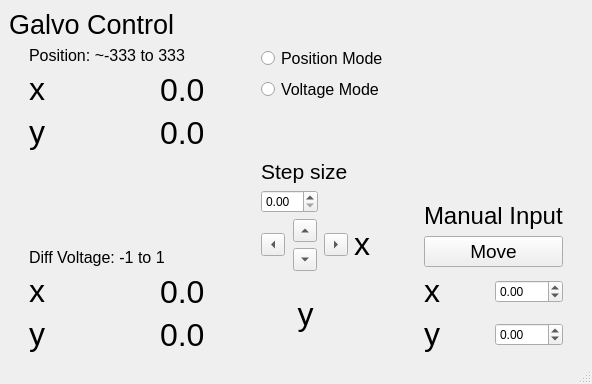
<?xml version="1.0" encoding="UTF-8"?>
<ui version="4.0">
 <class>MainWindow</class>
 <widget class="QMainWindow" name="MainWindow">
  <property name="geometry">
   <rect>
    <x>0</x>
    <y>0</y>
    <width>592</width>
    <height>384</height>
   </rect>
  </property>
  <property name="windowTitle">
   <string>Galvo Control</string>
  </property>
  <widget class="QWidget" name="centralwidget">
   <layout class="QVBoxLayout" name="verticalLayout_8">
    <item>
     <widget class="QLabel" name="label_14">
      <property name="font">
       <font>
        <pointsize>20</pointsize>
       </font>
      </property>
      <property name="text">
       <string>Galvo Control</string>
      </property>
      <property name="margin">
       <number>20</number>
      </property>
     </widget>
    </item>
    <item>
     <layout class="QHBoxLayout" name="horizontalLayout_3">
      <property name="leftMargin">
       <number>20</number>
      </property>
      <property name="rightMargin">
       <number>20</number>
      </property>
      <item>
       <layout class="QVBoxLayout" name="verticalLayout_3">
        <property name="rightMargin">
         <number>50</number>
        </property>
        <item>
         <layout class="QVBoxLayout" name="verticalLayout">
          <item>
           <widget class="QLabel" name="label">
            <property name="font">
             <font>
              <pointsize>12</pointsize>
             </font>
            </property>
            <property name="text">
             <string>Position: ~-333 to 333</string>
            </property>
           </widget>
          </item>
          <item>
           <layout class="QHBoxLayout" name="horizontalLayout_11">
            <item>
             <layout class="QVBoxLayout" name="verticalLayout_13">
              <item>
               <widget class="QLabel" name="xVal_11">
                <property name="font">
                 <font>
                  <pointsize>24</pointsize>
                 </font>
                </property>
                <property name="text">
                 <string>&lt;html&gt;&lt;head/&gt;&lt;body&gt;&lt;p&gt;x&lt;/p&gt;&lt;/body&gt;&lt;/html&gt;</string>
                </property>
               </widget>
              </item>
              <item>
               <widget class="QLabel" name="xVal_12">
                <property name="font">
                 <font>
                  <pointsize>24</pointsize>
                 </font>
                </property>
                <property name="text">
                 <string>&lt;html&gt;&lt;head/&gt;&lt;body&gt;&lt;p&gt;y&lt;/p&gt;&lt;/body&gt;&lt;/html&gt;</string>
                </property>
               </widget>
              </item>
             </layout>
            </item>
            <item>
             <spacer name="horizontalSpacer_5">
              <property name="orientation">
               <enum>Qt::Horizontal</enum>
              </property>
              <property name="sizeHint" stdset="0">
               <size>
                <width>40</width>
                <height>20</height>
               </size>
              </property>
             </spacer>
            </item>
            <item>
             <layout class="QVBoxLayout" name="verticalLayout_14">
              <item>
               <widget class="QLabel" name="galvoXVal">
                <property name="font">
                 <font>
                  <pointsize>24</pointsize>
                 </font>
                </property>
                <property name="text">
                 <string>0.0</string>
                </property>
               </widget>
              </item>
              <item>
               <widget class="QLabel" name="galvoYVal">
                <property name="font">
                 <font>
                  <pointsize>24</pointsize>
                 </font>
                </property>
                <property name="text">
                 <string>0.0</string>
                </property>
               </widget>
              </item>
             </layout>
            </item>
           </layout>
          </item>
         </layout>
        </item>
        <item>
         <spacer name="verticalSpacer">
          <property name="orientation">
           <enum>Qt::Vertical</enum>
          </property>
          <property name="sizeHint" stdset="0">
           <size>
            <width>20</width>
            <height>40</height>
           </size>
          </property>
         </spacer>
        </item>
        <item>
         <layout class="QVBoxLayout" name="verticalLayout_2">
          <item>
           <widget class="QLabel" name="label_2">
            <property name="font">
             <font>
              <pointsize>12</pointsize>
             </font>
            </property>
            <property name="text">
             <string>Diff Voltage: -1 to 1</string>
            </property>
           </widget>
          </item>
          <item>
           <layout class="QHBoxLayout" name="horizontalLayout_12">
            <item>
             <layout class="QVBoxLayout" name="verticalLayout_15">
              <item>
               <widget class="QLabel" name="xVal_13">
                <property name="font">
                 <font>
                  <pointsize>24</pointsize>
                 </font>
                </property>
                <property name="text">
                 <string>&lt;html&gt;&lt;head/&gt;&lt;body&gt;&lt;p&gt;x&lt;/p&gt;&lt;/body&gt;&lt;/html&gt;</string>
                </property>
               </widget>
              </item>
              <item>
               <widget class="QLabel" name="xVal_14">
                <property name="font">
                 <font>
                  <pointsize>24</pointsize>
                 </font>
                </property>
                <property name="text">
                 <string>&lt;html&gt;&lt;head/&gt;&lt;body&gt;&lt;p&gt;y&lt;/p&gt;&lt;/body&gt;&lt;/html&gt;</string>
                </property>
               </widget>
              </item>
             </layout>
            </item>
            <item>
             <spacer name="horizontalSpacer_6">
              <property name="orientation">
               <enum>Qt::Horizontal</enum>
              </property>
              <property name="sizeHint" stdset="0">
               <size>
                <width>60</width>
                <height>20</height>
               </size>
              </property>
             </spacer>
            </item>
            <item>
             <layout class="QVBoxLayout" name="verticalLayout_16">
              <item>
               <widget class="QLabel" name="galvoXVolt">
                <property name="font">
                 <font>
                  <pointsize>24</pointsize>
                 </font>
                </property>
                <property name="text">
                 <string>0.0</string>
                </property>
               </widget>
              </item>
              <item>
               <widget class="QLabel" name="galvoYVolt">
                <property name="font">
                 <font>
                  <pointsize>24</pointsize>
                 </font>
                </property>
                <property name="text">
                 <string>0.0</string>
                </property>
               </widget>
              </item>
             </layout>
            </item>
           </layout>
          </item>
         </layout>
        </item>
       </layout>
      </item>
      <item>
       <layout class="QVBoxLayout" name="verticalLayout_6">
        <property name="rightMargin">
         <number>30</number>
        </property>
        <item>
         <layout class="QVBoxLayout" name="verticalLayout_5">
          <item>
           <widget class="QRadioButton" name="posButton">
            <property name="font">
             <font>
              <pointsize>12</pointsize>
             </font>
            </property>
            <property name="text">
             <string>Position Mode</string>
            </property>
           </widget>
          </item>
          <item>
           <widget class="QRadioButton" name="voltButton">
            <property name="font">
             <font>
              <pointsize>12</pointsize>
             </font>
            </property>
            <property name="text">
             <string>Voltage Mode</string>
            </property>
           </widget>
          </item>
         </layout>
        </item>
        <item>
         <layout class="QGridLayout" name="gridLayout_2">
          <item row="2" column="1">
           <widget class="QToolButton" name="galvoUpButton">
            <property name="text">
             <string>...</string>
            </property>
            <property name="toolButtonStyle">
             <enum>Qt::ToolButtonIconOnly</enum>
            </property>
            <property name="arrowType">
             <enum>Qt::UpArrow</enum>
            </property>
           </widget>
          </item>
          <item row="4" column="1">
           <widget class="QLabel" name="xVal_8">
            <property name="font">
             <font>
              <pointsize>24</pointsize>
             </font>
            </property>
            <property name="text">
             <string>&lt;html&gt;&lt;head/&gt;&lt;body&gt;&lt;p&gt;y&lt;/p&gt;&lt;/body&gt;&lt;/html&gt;</string>
            </property>
            <property name="alignment">
             <set>Qt::AlignCenter</set>
            </property>
           </widget>
          </item>
          <item row="2" column="0" rowspan="2">
           <widget class="QToolButton" name="galvoLeftButton">
            <property name="text">
             <string>...</string>
            </property>
            <property name="toolButtonStyle">
             <enum>Qt::ToolButtonIconOnly</enum>
            </property>
            <property name="arrowType">
             <enum>Qt::LeftArrow</enum>
            </property>
           </widget>
          </item>
          <item row="1" column="0" colspan="2">
           <widget class="QDoubleSpinBox" name="GalvoStepSize"/>
          </item>
          <item row="3" column="1">
           <widget class="QToolButton" name="galvoDownButton">
            <property name="text">
             <string>...</string>
            </property>
            <property name="toolButtonStyle">
             <enum>Qt::ToolButtonIconOnly</enum>
            </property>
            <property name="arrowType">
             <enum>Qt::DownArrow</enum>
            </property>
           </widget>
          </item>
          <item row="2" column="2" rowspan="2">
           <widget class="QToolButton" name="galvoRightButton">
            <property name="text">
             <string>...</string>
            </property>
            <property name="toolButtonStyle">
             <enum>Qt::ToolButtonIconOnly</enum>
            </property>
            <property name="arrowType">
             <enum>Qt::RightArrow</enum>
            </property>
           </widget>
          </item>
          <item row="2" column="3" rowspan="2">
           <widget class="QLabel" name="xVal_10">
            <property name="font">
             <font>
              <pointsize>24</pointsize>
             </font>
            </property>
            <property name="text">
             <string>&lt;html&gt;&lt;head/&gt;&lt;body&gt;&lt;p&gt;x&lt;/p&gt;&lt;/body&gt;&lt;/html&gt;</string>
            </property>
           </widget>
          </item>
          <item row="0" column="0" colspan="3">
           <widget class="QLabel" name="label_15">
            <property name="font">
             <font>
              <pointsize>16</pointsize>
             </font>
            </property>
            <property name="text">
             <string>&lt;html&gt;&lt;head/&gt;&lt;body&gt;&lt;p&gt;Step size&lt;/p&gt;&lt;/body&gt;&lt;/html&gt;</string>
            </property>
            <property name="alignment">
             <set>Qt::AlignBottom|Qt::AlignLeading|Qt::AlignLeft</set>
            </property>
           </widget>
          </item>
         </layout>
        </item>
       </layout>
      </item>
      <item>
       <layout class="QVBoxLayout" name="verticalLayout_7">
        <item>
         <spacer name="verticalSpacer_2">
          <property name="orientation">
           <enum>Qt::Vertical</enum>
          </property>
          <property name="sizeHint" stdset="0">
           <size>
            <width>20</width>
            <height>40</height>
           </size>
          </property>
         </spacer>
        </item>
        <item>
         <widget class="QLabel" name="label_4">
          <property name="font">
           <font>
            <pointsize>18</pointsize>
           </font>
          </property>
          <property name="text">
           <string>Manual Input</string>
          </property>
         </widget>
        </item>
        <item>
         <widget class="QPushButton" name="moveButton">
          <property name="font">
           <font>
            <pointsize>14</pointsize>
           </font>
          </property>
          <property name="text">
           <string>Move</string>
          </property>
         </widget>
        </item>
        <item>
         <layout class="QHBoxLayout" name="horizontalLayout">
          <item>
           <widget class="QLabel" name="xVal_17">
            <property name="font">
             <font>
              <pointsize>24</pointsize>
             </font>
            </property>
            <property name="text">
             <string>&lt;html&gt;&lt;head/&gt;&lt;body&gt;&lt;p&gt;x&lt;/p&gt;&lt;/body&gt;&lt;/html&gt;</string>
            </property>
           </widget>
          </item>
          <item>
           <widget class="QDoubleSpinBox" name="xInput">
            <property name="minimum">
             <double>-400.000000000000000</double>
            </property>
            <property name="maximum">
             <double>400.000000000000000</double>
            </property>
           </widget>
          </item>
         </layout>
        </item>
        <item>
         <layout class="QHBoxLayout" name="horizontalLayout_2">
          <item>
           <widget class="QLabel" name="xVal_18">
            <property name="font">
             <font>
              <pointsize>24</pointsize>
             </font>
            </property>
            <property name="text">
             <string>&lt;html&gt;&lt;head/&gt;&lt;body&gt;&lt;p&gt;y&lt;/p&gt;&lt;/body&gt;&lt;/html&gt;</string>
            </property>
           </widget>
          </item>
          <item>
           <widget class="QDoubleSpinBox" name="yInput">
            <property name="minimum">
             <double>-400.000000000000000</double>
            </property>
            <property name="maximum">
             <double>400.000000000000000</double>
            </property>
           </widget>
          </item>
         </layout>
        </item>
       </layout>
      </item>
     </layout>
    </item>
   </layout>
  </widget>
  <widget class="QMenuBar" name="menubar">
   <property name="geometry">
    <rect>
     <x>0</x>
     <y>0</y>
     <width>592</width>
     <height>21</height>
    </rect>
   </property>
  </widget>
  <widget class="QStatusBar" name="statusbar"/>
 </widget>
 <resources/>
 <connections/>
</ui>
